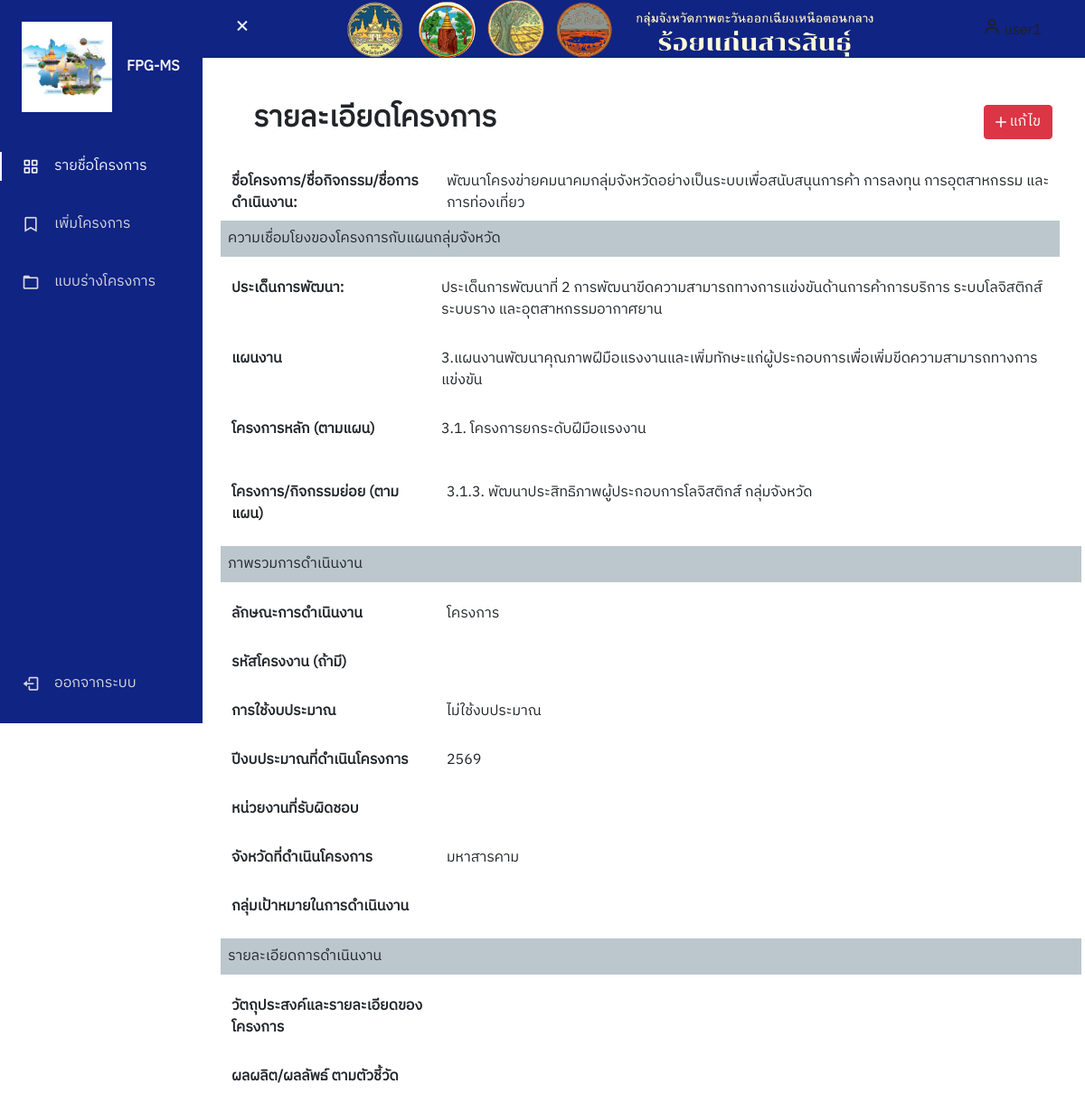
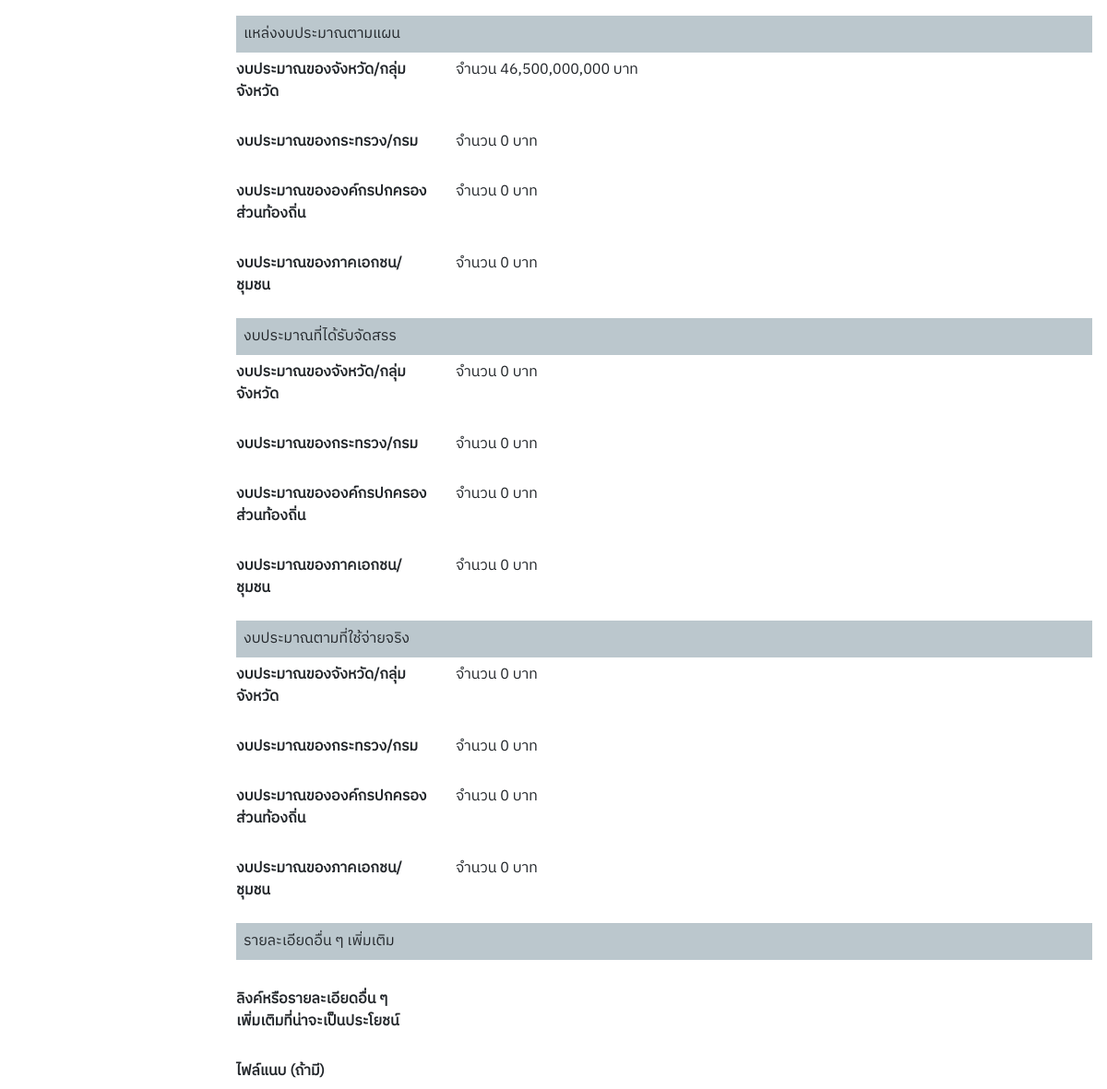
/index/detail.php?project_id=33 (signed in), run on the app's committed database (2 pictures, top to bottom).
### tables this page shows
CREATE TABLE `project` (
  `project_id` int(11) NOT NULL,
  `project_name` varchar(1000) NOT NULL,
  `development_subject` int(11) DEFAULT NULL,
  `project_roadmap` int(11) DEFAULT NULL,
  `project_main` int(11) DEFAULT NULL,
  `project_sub` int(11) DEFAULT NULL,
  `operation_type` varchar(200) DEFAULT NULL,
  `project_code` varchar(100) DEFAULT NULL,
  `use_budget` varchar(200) DEFAULT NULL,
  `budget_year` varchar(200) DEFAULT NULL,
  `institution` varchar(1000) DEFAULT NULL,
  `province` varchar(100) DEFAULT NULL,
  `target_user` varchar(1000) DEFAULT NULL,
  `project_objective` varchar(2000) DEFAULT NULL,
  `project_result` varchar(2000) DEFAULT NULL,
  `project_additional` varchar(2000) DEFAULT NULL,
  `budget_province_plan` bigint(30) DEFAULT 0,
  `budget_province_receive` bigint(30) DEFAULT 0,
  `budget_province_use` bigint(30) DEFAULT 0,
  `budget_department_plan` bigint(30) DEFAULT 0,
  `budget_department_receive` bigint(30) DEFAULT 0,
  `budget_department_use` bigint(30) DEFAULT 0,
  `budget_local_plan` bigint(30) DEFAULT 0,
  `budget_local_receive` bigint(30) DEFAULT 0,
  `budget_local_use` bigint(30) DEFAULT 0,
  `budget_private_plan` bigint(30) DEFAULT 0,
  `budget_private_receive` bigint(30) DEFAULT 0,
  `budget_private_use` bigint(30) DEFAULT 0,
  `user_id` int(11) NOT NULL,
  `file_path` varchar(200) DEFAULT NULL
);

CREATE TABLE `development_subject` (
  `development_id` int(11) NOT NULL,
  `development_name` varchar(200) NOT NULL
);

CREATE TABLE `project_roadmap` (
  `project_roadmap_id` int(11) NOT NULL,
  `project_roadmap_name` varchar(200) NOT NULL,
  `development_id` int(11) NOT NULL
);

CREATE TABLE `project_main` (
  `project_main_id` int(11) NOT NULL,
  `project_main_name` varchar(200) NOT NULL,
  `project_roadmap_id` int(11) NOT NULL
);

CREATE TABLE `project_sub` (
  `project_sub_id` int(11) NOT NULL,
  `project_sub_name` varchar(200) NOT NULL,
  `project_main_id` int(11) NOT NULL
);

### index/detail.php (the view, shortened to what this page needs)
<!DOCTYPE html>
<html lang="en">
<head>
  <?php include "../connect.php" ?>
</head>
<body id="body-pd" class="body-pd">
  <?php
  $stmt = $pdo->prepare("SELECT *
  FROM project
  LEFT JOIN development_subject
  ON project.development_subject = development_subject.development_id
  LEFT JOIN project_roadmap
  ON project.project_roadmap = project_roadmap.project_roadmap_id
  LEFT JOIN project_main
  ON project.project_main = project_main.project_main_id
  LEFT JOIN project_sub
  ON project.project_sub = project_sub.project_sub_id
  WHERE project_id = ?");
  $stmt->bindParam(1, $_GET["project_id"]);
  $stmt->execute();
  ?>
  <header class="header body-pd" id="header">
    <div class="header_toggle"> <i class='bx bx-menu bx-x' id="header-toggle"></i> </div>
    <div><img src="/img/111-removebg-preview.png" width="600"></div>
    <a class="nav-link" active aria-current="page" style="color:#212121"><span><i class='bx bx-user nav_icon'></i> <?php
                                                                                                                    echo $_COOKIE["user_name"]; ?></span></a>
  </header>
  <div class="l-navbar show" id="nav-bar">
    <nav class="nav">
      <div> <a href="dashboard.php" class="nav_logo"> <img src="../assets/logo.png" height="100px" width="100px "><span class="nav_logo-name">FPG-MS</span> </a>
        <div class="nav_list">
          <a href="dashboard.php" class="nav_link active"> <i class='bx bx-grid-alt nav_icon'></i> <span class="nav_name">รายชื่อโครงการ</span> </a>
          <a href="add_project.php" class="nav_link"> <i class='bx bx-bookmark nav_icon'></i> <span class="nav_name">เพิ่มโครงการ</span> </a>
          <a href="model.php" class="nav_link"> <i class='bx bx-folder nav_icon'></i> <span class="nav_name">แบบร่างโครงการ</span> </a>
        </div>
      </div>
      <a href="../login/index.php" class="nav_link"> <i class='bx bx-log-out nav_icon'></i> <span class="nav_name">ออกจากระบบ</span> </a>
    </nav>
  </div>
  <div class="height-100 py-5">
    <?php $row = $stmt->fetch()  ?>
    <div id="main" class="bd-main order-1">
      <div class="bd-intro ps-lg-4">
        <div class="d-md-flex flex-md-row-reverse align-items-center justify-content-between">
          <?php if ($_COOKIE['user_id'] == $row['user_id']) { ?>
            <a class="btn btn-danger" href="edit_project.php?project_id=<?= $row["project_id"] ?>?from=detail" title="edit" rel="noopener" style="margin-right: 20px;"><svg xmlns="http://www.w3.org/2000/svg" width="12" height="12" fill="currentColor" class="bi bi-plus-lg" viewBox="0 0 16 16">
                <path d="M8 0a1 1 0 0 1 1 1v6h6a1 1 0 1 1 0 2H9v6a1 1 0 1 1-2 0V9H1a1 1 0 0 1 0-2h6V1a1 1 0 0 1 1-1z" />
              </svg> แก้ไข </a>
          <?php } else { ?>
            <div></div>
          <?php } ?>
          <h2 class="bd-title" id="content" style="font-weight: bold;">รายละเอียดโครงการ</h2>
        </div>
      </div>
      <br>
      <div class="w-100 bd-highlight">
        <div class="row mb-3">
          <label for="project_code" class="col-sm-3 col-form-label" style="font-weight: bold;">ชื่อโครงการ/ชื่อกิจกรรม/ชื่อการดำเนินงาน:</label>
          <div class="col-sm-9 col-form-label">
            <?= $row["project_name"] ?>
          </div>
          <div class="row mb-3">
            <div class="-flex p-2 bd-highlight" style="background-color: #bbc7cd;">
              <label>ความเชื่อมโยงของโครงการกับแผนกลุ่มจังหวัด
              </label>
            </div>
          </div>
          <div class="row mb-3">
            <label for="project_code" class="col-sm-3 col-form-label" style="font-weight: bold;">ประเด็นการพัฒนา: </label>
            <div class="col-sm-9 col-form-label">
              <?= $row["development_name"] ?>
            </div>
          </div>
          <div class="row mb-3">
            <label for="project_code" class="col-sm-3 col-form-label" style="font-weight: bold;">แผนงาน</label>
            <div class="col-sm-9 col-form-label">
              <?= $row["project_roadmap_name"] ?>
            </div>
          </div>
          <div class="row mb-3">
            <label for="project_code" class="col-sm-3 col-form-label" style="font-weight: bold;">โครงการหลัก (ตามแผน)</label>
            <div class="col-sm-9 col-form-label">
              <?= $row["project_main_name"] ?>
            </div>
          </div>
        </div>
        <div class="row mb-3">
          <label for="project_code" class="col-sm-3 col-form-label" style="font-weight: bold;">โครงการ/กิจกรรมย่อย (ตามแผน)</label>
          <div class="col-sm-9 col-form-label">
            <?= $row["project_sub_name"] ?>
          </div>
        </div>
        <div class="row mb-3">
          <div class="-flex p-2 bd-highlight" style="background-color: #bbc7cd;">
            <label>ภาพรวมการดำเนินงาน</label>
          </div>
        </div>
        <div class="row mb-3">
          <label for="project_code" class="col-sm-3 col-form-label" style="font-weight: bold;">ลักษณะการดำเนินงาน</label>
          <div class="col-sm-9 col-form-label">
            <?= $row["operation_type"] ?>
          </div>
        </div>
        <div class="row mb-3">
          <label for="project_code" class="col-sm-3 col-form-label" style="font-weight: bold;">รหัสโครงงาน (ถ้ามี)</label>
          <div class="col-sm-9 col-form-label">
          </div>
        </div>
        <div class="row mb-3">
          <label for="project_code" class="col-sm-3 col-form-label" style="font-weight: bold;">การใช้งบประมาณ</label>
          <div class="col-sm-9 col-form-label">
            <?= $row["use_budget"] ?>
          </div>
        </div>
        <div class="row mb-3">
          <label for="project_code" class="col-sm-3 col-form-label" style="font-weight: bold;">ปีงบประมาณที่ดำเนินโครงการ</label>
          <div class="col-sm-9 col-form-label">
            <?= $row["budget_year"] ?>
          </div>
        </div>
        <div class="row mb-3">
          <label for="project_code" class="col-sm-3 col-form-label" style="font-weight: bold;">หน่วยงานที่รับผิดชอบ</label>
          <div class="col-sm-9 col-form-label">
          </div>
        </div>
        <div class="row mb-3">
          <label for="project_code" class="col-sm-3 col-form-label" style="font-weight: bold;">จังหวัดที่ดำเนินโครงการ</label>
          <div class="col-sm-9 col-form-label">
            <?= $row["province"] ?>
          </div>
        </div>
        <div class="row mb-3">
          <label for="project_code" class="col-sm-3 col-form-label" style="font-weight: bold;">กลุ่มเป้าหมายในการดำเนินงาน</label>
          <div class="col-sm-9 col-form-label">
          </div>
        </div>
        <div class="row mb-3">
          <div class="-flex p-2 bd-highlight" style="background-color: #bbc7cd;">
            <label>รายละเอียดการดำเนินงาน</label>
          </div>
        </div>
        <div class="row mb-3">
          <label for="project_code" class="col-sm-3 col-form-label" style="font-weight: bold;">วัตถุประสงค์และรายละเอียดของโครงการ</label>
          <div class="col-sm-9 col-form-label">
          </div>
        </div>
        <div class="row mb-3">
          <label for="project_code" class="col-sm-3 col-form-label" style="font-weight: bold;">ผลผลิต/ผลลัพธ์ ตามตัวชี้วัด</label>
          <div class="col-sm-9 col-form-label">
          </div>
        </div>
        <div>
          <div class="-flex p-2 bd-highlight" style="background-color: #bbc7cd;">
            <label>แหล่งงบประมาณตามแผน</label>
          </div>
          <div class="row mb-3">
            <label for="project_code" class="col-sm-3 col-form-label" style="font-weight: bold;">งบประมาณของจังหวัด/กลุ่มจังหวัด</label>
            <div class="col-sm-9 col-form-label">
              จำนวน <?= ($row["budget_province_plan"] == '') ? "0" : number_format($row["budget_province_plan"]) ?> บาท
            </div>
          </div>
          <div class="row mb-3">
            <label for="project_code" class="col-sm-3 col-form-label" style="font-weight: bold;">งบประมาณของกระทรวง/กรม</label>
            <div class="col-sm-9 col-form-label">
              จำนวน <?= ($row["budget_department_plan"] == '') ? "0" : number_format($row["budget_department_plan"]) ?> บาท
            </div>
          </div>
          <div class="row mb-3">
            <label for="project_code" class="col-sm-3 col-form-label" style="font-weight: bold;">งบประมาณขององค์กรปกครองส่วนท้องถิ่น</label>
            <div class="col-sm-9 col-form-label">
              จำนวน <?= ($row["budget_local_plan"] == '') ? "0" : number_format($row["budget_local_plan"]) ?> บาท
            </div>
          </div>
          <div class="row mb-3">
            <label for="project_code" class="col-sm-3 col-form-label" style="font-weight: bold;">งบประมาณของภาคเอกชน/ชุมชน</label>
            <div class="col-sm-9 col-form-label">
              จำนวน <?= ($row["budget_private_plan"] == '') ? "0" : number_format($row["budget_private_plan"]) ?> บาท
            </div>
          </div>
          <div class="-flex p-2 bd-highlight" style="background-color: #bbc7cd;">
            <label>งบประมาณที่ได้รับจัดสรร</label>
          </div>
          <div class="row mb-3">
            <label for="project_code" class="col-sm-3 col-form-label" style="font-weight: bold;">งบประมาณของจังหวัด/กลุ่มจังหวัด</label>
            <div class="col-sm-9 col-form-label">
              จำนวน <?= ($row["budget_province_receive"] == '') ? "0" : number_format($row["budget_province_receive"]) ?> บาท
            </div>
          </div>
          <div class="row mb-3">
            <label for="project_code" class="col-sm-3 col-form-label" style="font-weight: bold;">งบประมาณของกระทรวง/กรม</label>
            <div class="col-sm-9 col-form-label">
              จำนวน <?= ($row["budget_department_receive"] == '') ? "0" : number_format($row["budget_department_receive"]) ?> บาท
            </div>
          </div>
          <div class="row mb-3">
            <label for="project_code" class="col-sm-3 col-form-label" style="font-weight: bold;">งบประมาณขององค์กรปกครองส่วนท้องถิ่น</label>
            <div class="col-sm-9 col-form-label">
              จำนวน <?= ($row["budget_local_receive"] == '') ? "0" : number_format($row["budget_local_receive"]) ?> บาท
            </div>
          </div>
          <div class="row mb-3">
            <label for="project_code" class="col-sm-3 col-form-label" style="font-weight: bold;">งบประมาณของภาคเอกชน/ชุมชน</label>
            <div class="col-sm-9 col-form-label">
              จำนวน <?= ($row["budget_private_receive"] == '') ? "0" : number_format($row["budget_private_receive"]) ?> บาท
            </div>
          </div>
          <div class="-flex p-2 bd-highlight" style="background-color: #bbc7cd;">
            <label>งบประมาณตามที่ใช้จ่ายจริง</label>
          </div>
          <div class="row mb-3">
            <label for="project_code" class="col-sm-3 col-form-label" style="font-weight: bold;">งบประมาณของจังหวัด/กลุ่มจังหวัด</label>
            <div class="col-sm-9 col-form-label">
              จำนวน <?= ($row["budget_province_use"] == '') ? "0" : number_format($row["budget_province_use"]) ?> บาท
            </div>
          </div>
          <div class="row mb-3">
            <label for="project_code" class="col-sm-3 col-form-label" style="font-weight: bold;">งบประมาณของกระทรวง/กรม</label>
            <div class="col-sm-9 col-form-label">
              จำนวน <?= ($row["budget_department_use"] == '') ? "0" : number_format($row["budget_department_use"]) ?> บาท
            </div>
          </div>
          <div class="row mb-3">
            <label for="project_code" class="col-sm-3 col-form-label" style="font-weight: bold;">งบประมาณขององค์กรปกครองส่วนท้องถิ่น</label>
            <div class="col-sm-9 col-form-label">
              จำนวน <?= ($row["budget_local_use"] == '') ? "0" : number_format($row["budget_local_use"]) ?> บาท
            </div>
          </div>
          <div class="row mb-3">
            <label for="project_code" class="col-sm-3 col-form-label" style="font-weight: bold;">งบประมาณของภาคเอกชน/ชุมชน</label>
            <div class="col-sm-9 col-form-label">
              จำนวน <?= ($row["budget_private_use"] == '') ? "0" : number_format($row["budget_private_use"]) ?> บาท
            </div>
          </div>
          <div class="-flex p-2 bd-highlight" style="background-color: #bbc7cd;">
            <label>รายละเอียดอื่น ๆ เพิ่มเติม</label>
          </div><br>
          <div class="row mb-3">
            <label for="project_code" class="col-sm-3 col-form-label" style="font-weight: bold;">ลิงค์หรือรายละเอียดอื่น ๆ <br>เพิ่มเติมที่น่าจะเป็นประโยชน์</label>
            <div class="col-sm-9 col-form-label">
            </div>
          </div>
          <div class="row mb-3">
            <label for="project_code" class="col-sm-3 col-form-label" style="font-weight: bold;">ไฟล์แนบ (ถ้ามี)</label>
            <div class="col-sm-9 col-form-label">
            </div>
          </div>
        </div>
      </div>
    </div>
</body>
</html>

### data on the page
project: project_name "พัฒนาโครงข่ายคมนาคมกลุ่มจังหวัดอย่างเป็นระบบเพื่อสนับสนุนการค้า การลงทุน การอุตสาหกรรม และการท่องเที่ยว", development_subject.development_name "ประเด็นการพัฒนาที่ 2 การพัฒนาขีดความสามารถทางการแข่งขันด้านการค้าการบริการ ระบบโลจิสติกส์ระบบราง และอุตสาหกรรมอากาศยาน", project_roadmap.project_roadmap_name "3.แผนงานพัฒนาคุณภาพฝีมือแรงงานและเพิ่มทักษะแก่ผู้ประกอบการเพื่อเพิ่มขีดความสามารถทางการแข่งขัน", project_main.project_main_name "3.1. โครงการยกระดับฝีมือแรงงาน", project_sub.project_sub_name "3.1.3. พัฒนาประสิทธิภาพผู้ประกอบการโลจิสติกส์ กลุ่มจังหวัด", operation_type "โครงการ", use_budget "ไม่ใช้งบประมาณ", budget_year "2569", province "มหาสารคาม", budget_province_plan "46,500,000,000", budget_department_plan "0", budget_local_plan "0", budget_private_plan "0", budget_province_receive "0", budget_department_receive "0", budget_local_receive "0", budget_private_receive "0", budget_province_use "0", budget_department_use "0", budget_local_use "0", budget_private_use "0"
